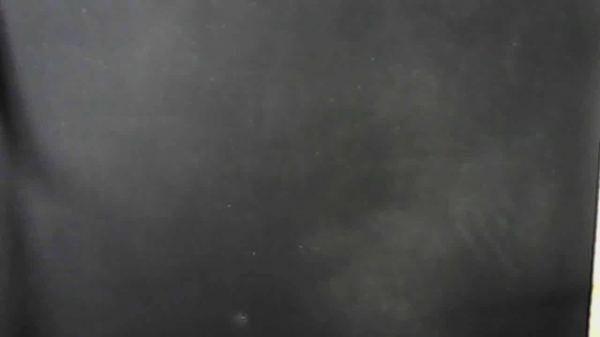
#> input picture detecterror-v2/src/input/background.jpg, 600 x 337 px
$ python test_handle_background.py   (older library calls are emulated)
#> lines starting #> are read from the running program, lines starting #| are printed output that depends on the picture; after the words box and inside, x2 and y2 are one past the last pixel; in counts of white or black regions, pixels touching at a corner belong together
#> further down, img is the input picture: shape (337, 600, 3); mean B, G, R 70.6, 71.2, 71
### detecterror-v2/src/translations.py
import cv2
import numpy as np

from possible import Possible


def convert_image_to_thresh(img):
    hsv = cv2.cvtColor(img, cv2.COLOR_BGR2HSV)
#> hsv: shape (337, 600, 3); mean H, S, V 16.4, 4.6, 71.6
    hue, saturation, value = cv2.split(hsv)
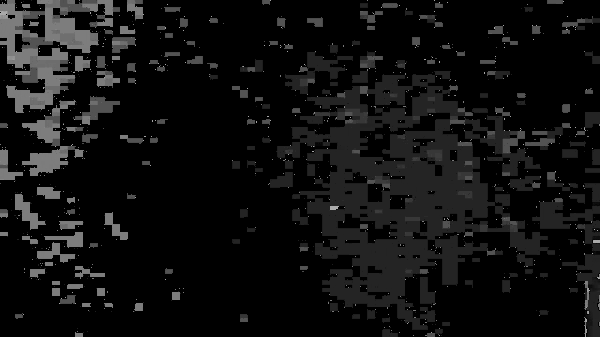
#> hue: shape (337, 600); min 0, max 177, mean 16.4
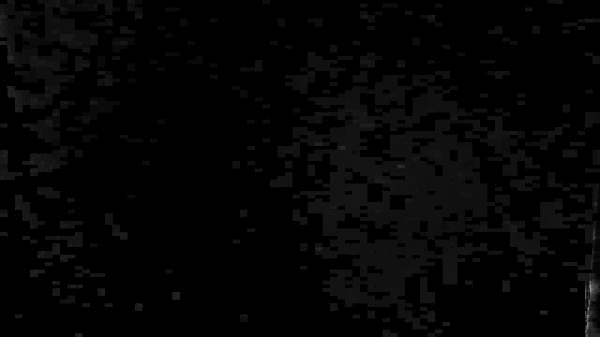
#> saturation: shape (337, 600); min 0, max 148, mean 4.6
    blur = cv2.GaussianBlur(value, (3, 3), 0)
    thresh = cv2.adaptiveThreshold(
        blur, 255, cv2.ADAPTIVE_THRESH_GAUSSIAN_C, cv2.THRESH_BINARY_INV, 3, 2)
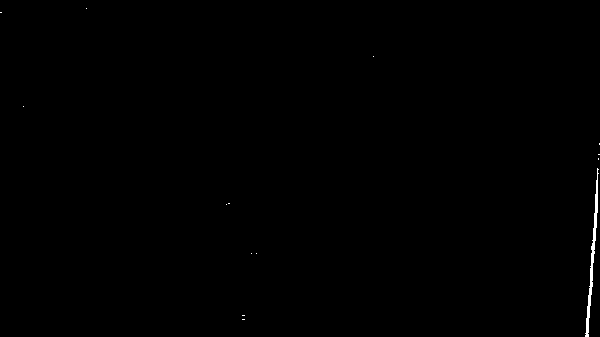
#> thresh: shape (337, 600); 0.24% white; 14 white regions (13 under 20 px), largest, box (x1, y1, x2, y2) and area: (585, 168, 599, 337) 471
    return thresh


# [109 lines left out: functions resize_image, crop_image_by_max_area, highlight_contours, find_contours, background_subtraction, rotation_react_90, not called in this run]

### detecterror-v2/src/handle_request.py
import cv2
from skimage.measure import compare_ssim
import numpy as np

from translations import (highlight_contours, background_subtraction,
                          rotation_react_90, find_contours, resize_image, convert_image_to_thresh, crop_image_by_max_area)
from detects import is_error1, is_error2
from possible import Possible


def handle_background(img):
    thresh = convert_image_to_thresh(img)
    cv2.imwrite("pattern/background.jpg", thresh)
    return thresh


# [74 lines left out: functions handle_example_image, handle_detect, not called in this run]

### detecterror-v2/src/test_handle_background.py
import cv2

from handle_request import handle_background

img = cv2.imread("input/background.jpg")
gray = handle_background(img)
cv2.imwrite("output/background.jpg", gray)
